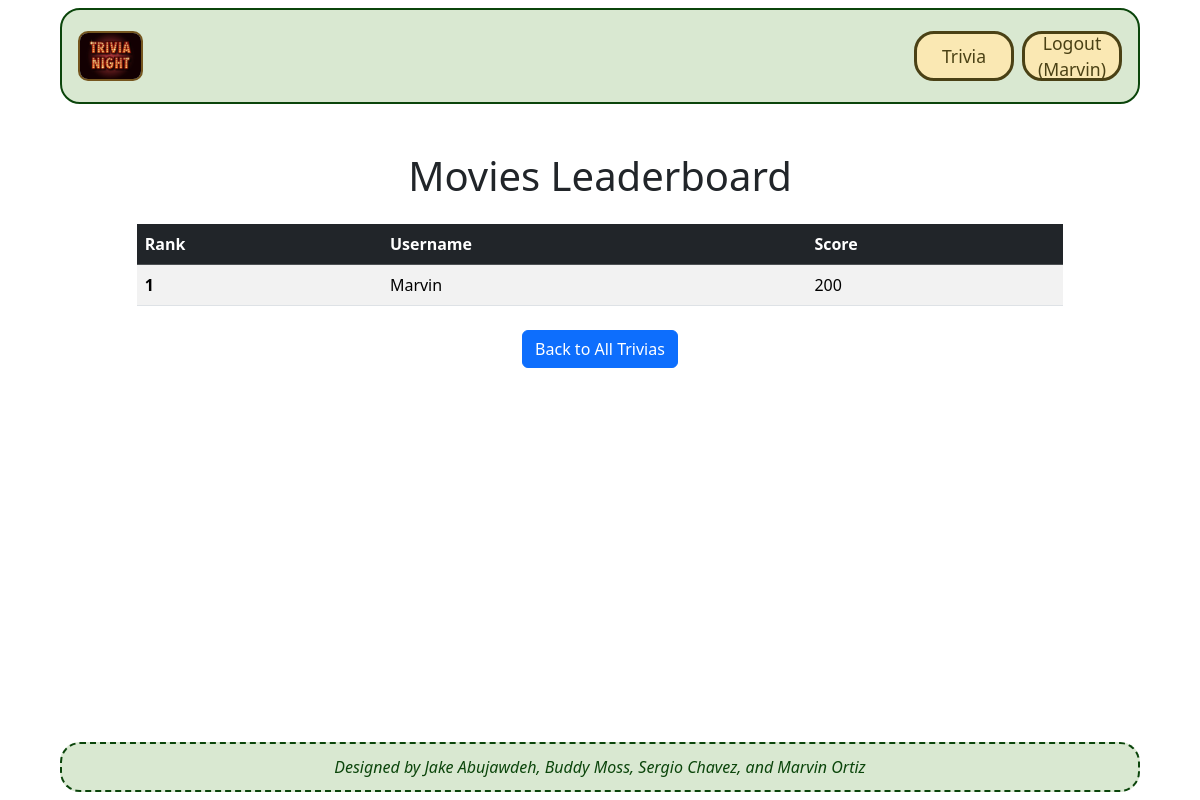
Page /trivias/trivia/2/leaderboard/ (signed in) on the committed database.
### trivias/models.py (models this page shows, shortened)
class Trivia(models.Model):
    id = models.AutoField(primary_key=True)
    name = models.CharField(max_length=255)
    difficulty = models.CharField(max_length=255)
    image = models.ImageField(upload_to='trivia_images/')
    url = models.CharField(max_length=255, blank=True, null=True)

class TriviaScore(models.Model):
    user = models.ForeignKey(User, on_delete=models.CASCADE)
    trivia = models.ForeignKey('Trivia', on_delete=models.CASCADE)
    score = models.IntegerField(default=0)
    last_played = models.DateTimeField(auto_now=True)
    class Meta:
        unique_together = ('user', 'trivia')

### trivias/views.py (the view)
# urls.py: path('trivia/<int:trivia_id>/leaderboard/', views.leaderboard, name='leaderboard'),
def leaderboard(request, trivia_id):
    trivia = get_object_or_404(Trivia, id=trivia_id)
    scores = TriviaScore.objects.filter(trivia=trivia).order_by('-score')[:10]  # <--- fix model
    return render(request, 'trivias/leaderboard.html', {'scores': scores, 'trivia': trivia})

### trivias/templates/trivias/leaderboard.html
{% extends 'base.html' %}
{% block content %}
<div class="container mt-5">
    <h1 class="text-center mb-4">{{ trivia.name }} Leaderboard</h1>
    <table class="table table-striped table-hover">
        <thead class="table-dark">
            <tr>
                <th scope="col">Rank</th>
                <th scope="col">Username</th>
                <th scope="col">Score</th>
            </tr>
        </thead>
        <tbody>
            {% if scores %}
                {% for player in scores %}
                <tr>
                    <th scope="row">{{ forloop.counter }}</th>
                    <td>{{ player.user.username }}</td>
                    <td>{{ player.score }}</td>
                </tr>
                {% endfor %}
            {% else %}
                <tr>
                    <td colspan="3" class="text-center">No scores yet. Be the first to play!</td>
                </tr>
            {% endif %}
        </tbody>
    </table>
    <div class="text-center mt-4">
        <a href="{% url 'trivias.index' %}" class="btn btn-primary">Back to All Trivias</a>
    </div>
</div>
{% endblock %}

### GTMovieStore/templates/base.html (shortened to what this page needs)
<!DOCTYPE html>
<html lang="en">
  {% load static %}
  <head>
<link href="https://cdn.jsdelivr.net/npm/bootstrap@5.3.0/dist/css/bootstrap.min.css" rel="stylesheet">
    <link href="https://cdn.jsdelivr.net/npm/bootstrap@5.3.3/dist/css/bootstrap.min.css" rel="stylesheet">
    <link rel="stylesheet" href="https://cdnjs.cloudflare.com/ajax/libs/font-awesome/6.1.1/css/all.min.css">
    <link rel="stylesheet" type="text/css" href="{% static 'css/style.css' %}">
  </head>
  <body>
    <nav class="p-3 navbar navbar-dark bg-border navbar-expand-lg">
        <a class="navbar-brand" href="{% url 'home.index' %}">
          <img src="{% static 'img/HomeTrivia.jpg' %}" alt="logo" height="40" />
        </a>
        <div class="collapse navbar-collapse" id="navbarNavAltMarkup">
          <div class="navbar-nav ms-auto navbar-ml">
           <a class="nav-link bg-green" href="{% url 'trivias.index' %}">Trivia</a>
            {% if user.is_authenticated %}
              <a class="nav-link bg-red" href="{% url 'accounts.logout' %}"><p class="nav-text">Logout ({{ user.username }})</p></a>
            {% else %}
              <a class="nav-link" href="{% url 'home.about' %}"><p class="nav-text">About</p></a>
              <a class="nav-link" href="{% url 'accounts.login' %}"><p class="nav-text">Login</p></a>
              <a class="nav-link" href="{% url 'accounts.signup' %}"><p class="nav-text">Sign Up</p></a>
            {% endif %}
          </div>
        </div>
    </nav>
    <div class="container">
      {% block content %}
      {% endblock content %}
    </div>
    <section class="ms-footer-bottom text-center">
        <p class="mb-0"><i>Designed by Jake Abujawdeh, Buddy Moss, Sergio Chavez, and Marvin Ortiz</i></p>
    </section>
  </body>
</html>

### GTMovieStore/static/css/style.css (style rules this page uses)
body { display: flex; flex-direction: column; align-items: center; min-height: 100vh; padding: 8px 0 0 0; margin: 0; }
.bg-border { border: 2px solid #0b450b; background-color: #d9e8d1; }
.navbar { width: 90%; border-radius: 20px; }
.navbar a.nav-link { text-align: center; width: 100px; font-size: 1.1rem; margin-left: 8px; border-radius: 20px; color: #4a4115 !important; display: flex; justify-content: center; align-items: center; height: 50px; background-color: #fae8b3 !important; border: 3px solid #4a4115; }
.nav-text { margin: 0; }
.navbar-brand img { border: 2px solid #75561f; border-radius: 10px; height: 50px; }
.bg-green { background-color: #0b450b !important; }
.bg-red { background-color: #e81919 !important; }
.ms-footer-bottom { width: 90%; height: 50px; border-radius: 20px; color: #0b450b; position: fixed; bottom: 8px; left: 0; right: 0; margin: auto; display: flex; flex-direction: column; justify-content: center; align-items: center; background-color: #d9e8d1; border: 2px dashed #0b450b; }
.container { width: 90%; }

### rows in the picture
Trivia: name "Movies"
TriviaScore: user.username "Marvin", score "200"

### other values in the picture
{{ user.username }} "Marvin"
